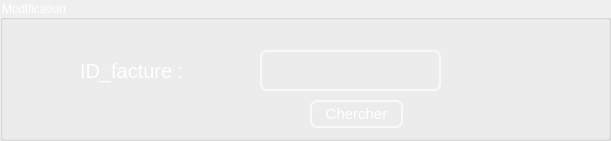
    <widget class="QGroupBox" name="suppression_2">
     <property name="geometry">
      <rect>
       <x>90</x>
       <y>10</y>
       <width>611</width>
       <height>141</height>
      </rect>
     </property>
     <property name="styleSheet">
      <string notr="true">
font: 75 15pt &quot;MS Shell Dlg 2&quot;;
color:white</string>
     </property>
     <property name="title">
      <string>Modification</string>
     </property>
     <widget class="QLabel" name="label_10">
      <property name="geometry">
       <rect>
        <x>80</x>
        <y>50</y>
        <width>151</width>
        <height>41</height>
       </rect>
      </property>
      <property name="palette">
       <palette>
        <active>
         <colorrole role="WindowText">
          <brush brushstyle="SolidPattern">
           <color alpha="255">
            <red>255</red>
            <green>255</green>
            <blue>255</blue>
           </color>
          </brush>
         </colorrole>
         <colorrole role="Button">
          <brush brushstyle="SolidPattern">
           <color alpha="0">
            <red>0</red>
            <green>0</green>
            <blue>0</blue>
           </color>
          </brush>
         </colorrole>
         <colorrole role="Text">
          <brush brushstyle="SolidPattern">
           <color alpha="255">
            <red>255</red>
            <green>255</green>
            <blue>255</blue>
           </color>
          </brush>
         </colorrole>
         <colorrole role="ButtonText">
          <brush brushstyle="SolidPattern">
           <color alpha="255">
            <red>255</red>
            <green>255</green>
            <blue>255</blue>
           </color>
          </brush>
         </colorrole>
         <colorrole role="Base">
          <brush brushstyle="SolidPattern">
           <color alpha="0">
            <red>0</red>
            <green>0</green>
            <blue>0</blue>
           </color>
          </brush>
         </colorrole>
         <colorrole role="Window">
          <brush brushstyle="SolidPattern">
           <color alpha="0">
            <red>0</red>
            <green>0</green>
            <blue>0</blue>
           </color>
          </brush>
         </colorrole>
         <colorrole role="PlaceholderText">
          <brush brushstyle="SolidPattern">
           <color alpha="128">
            <red>255</red>
            <green>255</green>
            <blue>255</blue>
           </color>
          </brush>
         </colorrole>
        </active>
        <inactive>
         <colorrole role="WindowText">
          <brush brushstyle="SolidPattern">
           <color alpha="255">
            <red>255</red>
            <green>255</green>
            <blue>255</blue>
           </color>
          </brush>
         </colorrole>
         <colorrole role="Button">
          <brush brushstyle="SolidPattern">
           <color alpha="0">
            <red>0</red>
            <green>0</green>
            <blue>0</blue>
           </color>
          </brush>
         </colorrole>
         <colorrole role="Text">
          <brush brushstyle="SolidPattern">
           <color alpha="255">
            <red>255</red>
            <green>255</green>
            <blue>255</blue>
           </color>
          </brush>
         </colorrole>
         <colorrole role="ButtonText">
          <brush brushstyle="SolidPattern">
           <color alpha="255">
            <red>255</red>
            <green>255</green>
            <blue>255</blue>
           </color>
          </brush>
         </colorrole>
         <colorrole role="Base">
          <brush brushstyle="SolidPattern">
           <color alpha="0">
            <red>0</red>
            <green>0</green>
            <blue>0</blue>
           </color>
          </brush>
         </colorrole>
         <colorrole role="Window">
          <brush brushstyle="SolidPattern">
           <color alpha="0">
            <red>0</red>
            <green>0</green>
            <blue>0</blue>
           </color>
          </brush>
         </colorrole>
         <colorrole role="PlaceholderText">
          <brush brushstyle="SolidPattern">
           <color alpha="128">
            <red>255</red>
            <green>255</green>
            <blue>255</blue>
           </color>
          </brush>
         </colorrole>
        </inactive>
        <disabled>
         <colorrole role="WindowText">
          <brush brushstyle="SolidPattern">
           <color alpha="255">
            <red>255</red>
            <green>255</green>
            <blue>255</blue>
           </color>
          </brush>
         </colorrole>
         <colorrole role="Button">
          <brush brushstyle="SolidPattern">
           <color alpha="0">
            <red>0</red>
            <green>0</green>
            <blue>0</blue>
           </color>
          </brush>
         </colorrole>
         <colorrole role="Text">
          <brush brushstyle="SolidPattern">
           <color alpha="255">
            <red>255</red>
            <green>255</green>
            <blue>255</blue>
           </color>
          </brush>
         </colorrole>
         <colorrole role="ButtonText">
          <brush brushstyle="SolidPattern">
           <color alpha="255">
            <red>255</red>
            <green>255</green>
            <blue>255</blue>
           </color>
          </brush>
         </colorrole>
         <colorrole role="Base">
          <brush brushstyle="SolidPattern">
           <color alpha="0">
            <red>0</red>
            <green>0</green>
            <blue>0</blue>
           </color>
          </brush>
         </colorrole>
         <colorrole role="Window">
          <brush brushstyle="SolidPattern">
           <color alpha="0">
            <red>0</red>
            <green>0</green>
            <blue>0</blue>
           </color>
          </brush>
         </colorrole>
         <colorrole role="PlaceholderText">
          <brush brushstyle="SolidPattern">
           <color alpha="128">
            <red>0</red>
            <green>0</green>
            <blue>0</blue>
           </color>
          </brush>
         </colorrole>
        </disabled>
       </palette>
      </property>
      <property name="font">
       <font>
        <family>MS Shell Dlg 2</family>
        <pointsize>15</pointsize>
        <weight>9</weight>
        <italic>false</italic>
        <bold>false</bold>
       </font>
      </property>
      <property name="text">
       <string>ID_facture :</string>
      </property>
     </widget>
     <widget class="QLineEdit" name="nfacture_MM">
      <property name="geometry">
       <rect>
        <x>260</x>
        <y>50</y>
        <width>181</width>
        <height>41</height>
       </rect>
      </property>
      <property name="styleSheet">
       <string notr="true">QLineEdit{
color: white;
background-color:Transparent;;
border-width: 2px;
border-color: #F9F9F9;
border-style: solid;
border-radius: 7;
padding: 3px;
font-size: 15px;

}
QLineEdit:focus
{border:2px solid #FBAD25;
}</string>
      </property>
     </widget>
     <widget class="QPushButton" name="pb_modifier">
      <property name="geometry">
       <rect>
        <x>310</x>
        <y>100</y>
        <width>93</width>
        <height>28</height>
       </rect>
      </property>
      <property name="styleSheet">
       <string notr="true">QPushButton{

color: white;
background-color:Transparent;;
border-width: 2px;
border-color: #F9F9F9;
border-style: solid;
border-radius: 7;
padding: 3px;
font-size: 15px;


}
QPushButton:focus
{border:2px solid #FBAD25;
}</string>
      </property>
      <property name="text">
       <string>Chercher</string>
      </property>
     </widget>
    </widget>
